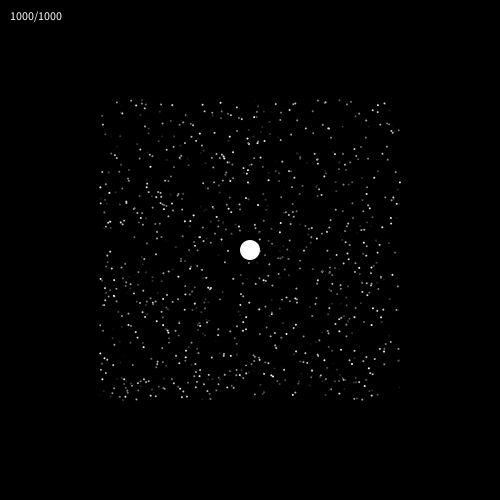
Frame 1 (no input)
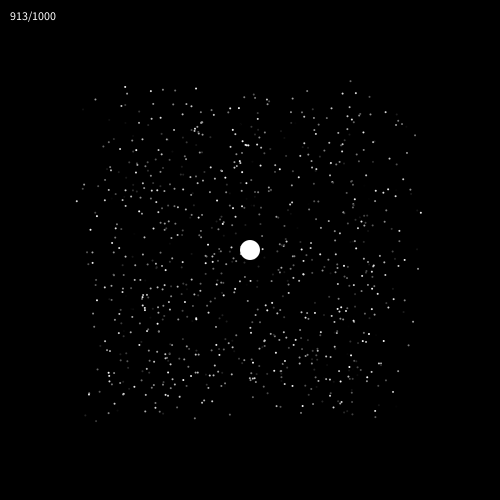
Frame 60 (the mouse pressed at the canvas centre just before this capture)
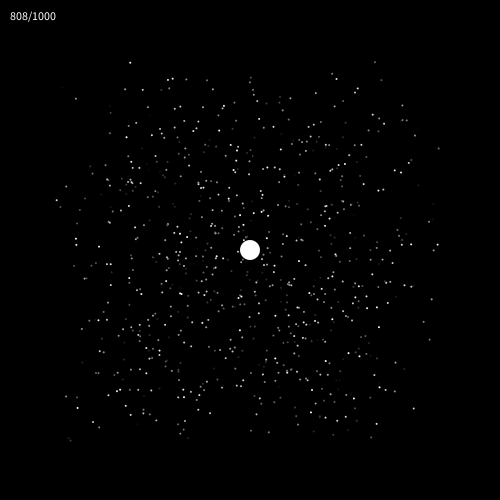
Frame 120 (the mouse held since frame 60 and released just before this capture)

The Processing sketch that drew these frames (run headless with seeded random() and noise(); from frame 60 on, the mouse is pressed at the canvas centre):

// Processing sketch: processing_179970
// ── processing_179970.pde

int stars = 1000;
int num = stars;
Ball[] balls = new Ball[stars];
final float GM = 4 * PI * PI;
final float M  = 1.0;
final float dT = 1;

void setup(){
  size(500,500);
  noStroke();
  //frameRate(30);
  for(int i=0; i < stars; i++){
    balls[i] = new Ball(1, random(-width/2 + 100,width/2 -100),
                           random(-height/2 + 100,height/2 - 100), 
                           random(-0.5,0.5), random(-0.5,0.5),
                           color(random(0,255)));
  }
}

void draw(){
  background(0);
  pushMatrix();
  translate(height/2, width/2);
  for(int i = 0; i < stars; i++){
    balls[i].update();
  }
  fill(255);
  ellipse(0,0,20,20);
  popMatrix();
  text(num+"/"+stars,10,20);
}

class Ball{
  float[] qxk = new float[4];
  float[] qyk = new float[4];
  float[] pxk = new float[4];
  float[] pyk = new float[4];
  float radi, posx, posy, speed;
  color clr;
  float qx, qy, px, py;
  boolean drop = false;
  
  Ball(float r, float posx, float posy, float prix, float priy, color c){
    radi = r;
    qx = posx;
    qy = posy;
    px = prix;  
    py = priy;
    clr = c;
  }
  
  void update(){   
    if(drop){
      qx = 0; qy = 0;
    }
    // 中心に近づいたときは捕まえる
    else if((qx > -5 && qx < 5) && (qy > -5 && qy < 5)){
      num--;
      drop = true;
    } else {
      // ルンゲクッタ法で近似計算
      RK( qx, qy, px, py, 0);
      RK( qx+0.5*qxk[0], qy+0.5*qyk[0], px+0.5*pxk[0], py+0.5*pyk[0], 1);
      RK( qx+0.5*qxk[1], qy+0.5*qyk[1], px+0.5*pxk[1], py+0.5*pyk[1], 2);
      RK( qx+qxk[2], qy+qyk[2], px+pxk[2], py+pyk[2], 3);
  
      qx += (qxk[0] +  2*qxk[1] + 2*qxk[2] + qxk[3])*(1.0/6);
      qy += (qyk[0] +  2*qyk[1] + 2*qyk[2] + qyk[3])*(1.0/6);
      px += (pxk[0] +  2*pxk[1] + 2*pxk[2] + pxk[3])*(1.0/6);
      py += (pyk[0] +  2*pyk[1] + 2*pyk[2] + pyk[3])*(1.0/6);
    }
    fill(clr);
    ellipse(qx, qy,radi*2,radi*2);
  }
  
  void RK(float qx, float qy, float px, float py, int n){
    float q, qi3;
    q = sqrt(qx*qx + qy*qy);
    qi3 = 1.0/(q*q*q);
    qxk[n] = px/M*dT;
    qyk[n] = py/M*dT;
    pxk[n] = -GM*M*qx*qi3*dT;
    pyk[n] = -GM*M*qy*qi3*dT; 
  }
}
